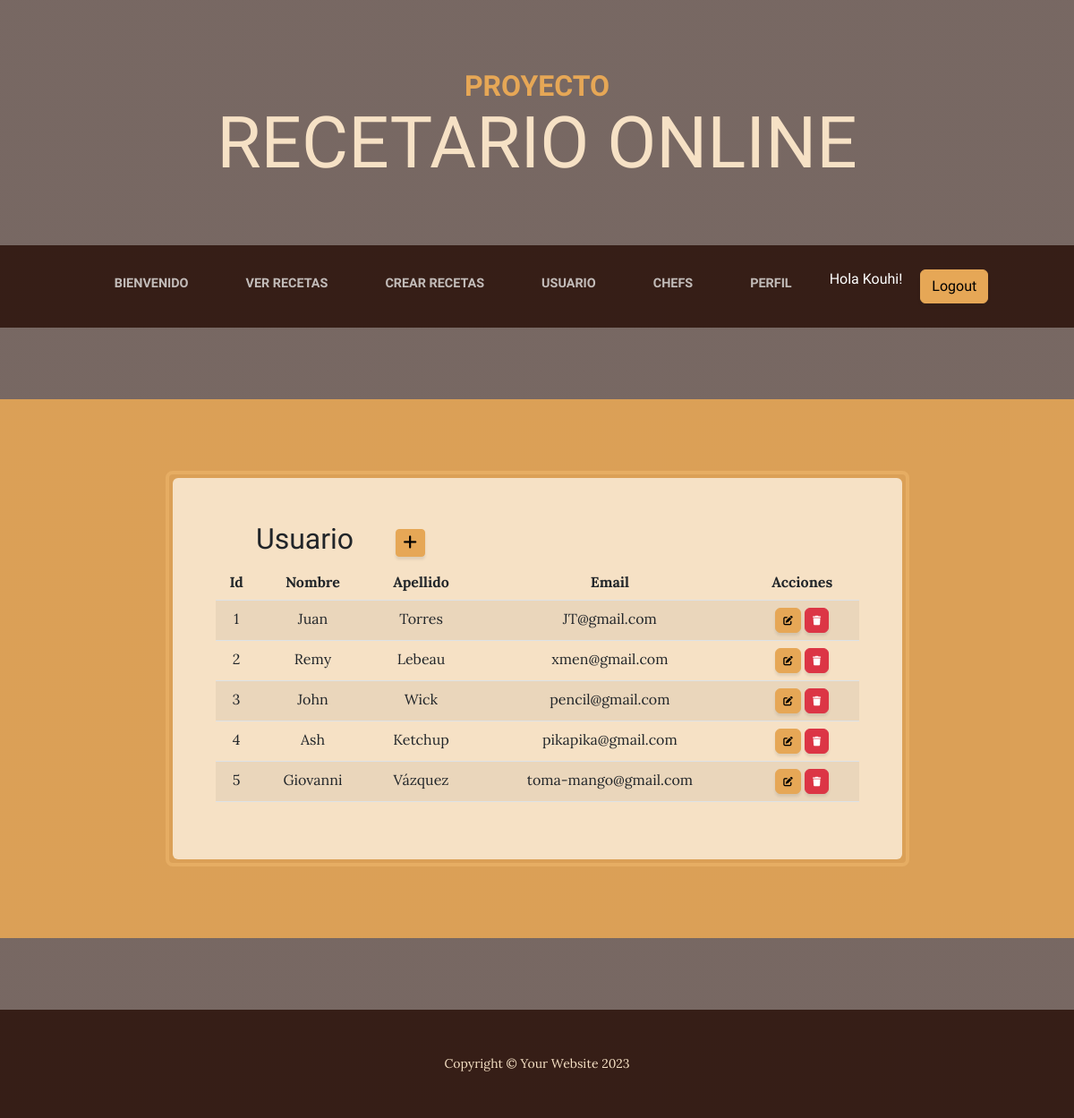
The app's page /aplicacion/usuario/ (signed in), older data.
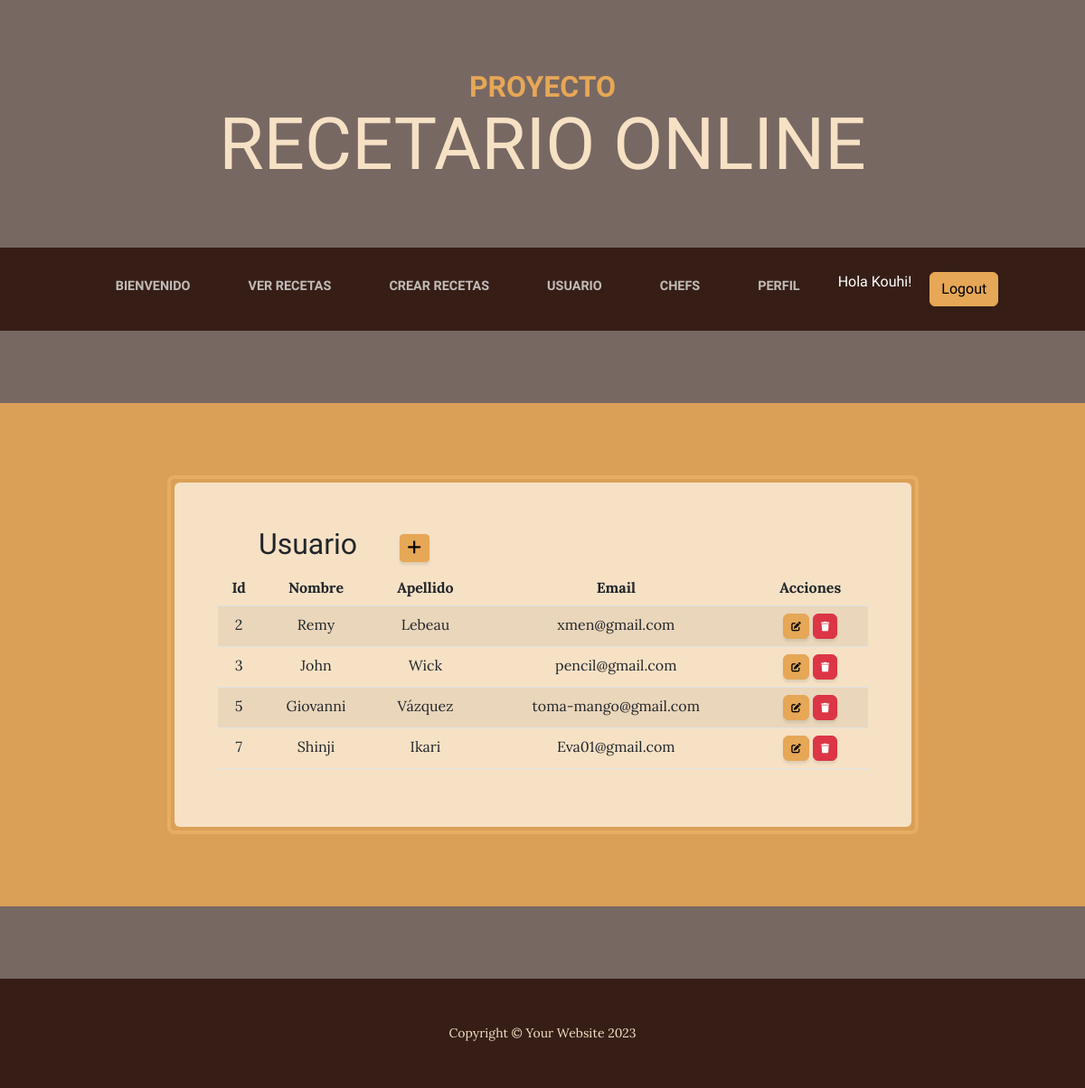
The same page, newer data.
### aplicacion/models.py (models this page shows, shortened)
class Usuario(models.Model):
    nombre = models.CharField(max_length=50)
    apellido = models.CharField(max_length=50)
    email = models.EmailField()

### aplicacion/views.py (the view)
# urls.py: path('usuario/', UsuariosList.as_view(), name="usuario"),
class UsuariosList(LoginRequiredMixin, ListView):
    model = Usuario

### aplicacion/templates/aplicacion/usuario_list.html (shortened to what this page needs)
{% extends 'aplicacion/home3.html' %}
{%block usuers%}
<table>
    <tr>
        <td width="200"><h2>Usuario</h2></td>
        <td>
            <a
            href="{% url 'registro' %}"
            class="btn btn-primary btn-sm"
            >
            </a>
        </td>
    </tr>
</table>
    <table class="table table-striped">
        <thead>
            <tr>
                <th>Id</th>
                <th>Nombre</th>
                <th>Apellido</th>
                <th>Email</th>
                <th>Acciones</th>
            </tr>
        </thead>
        <tbody>
            {% for y in usuario_list %}
                    <tr>
                        <td>{{ y.id }}</td>
                        <td>{{ y.nombre }}</td>
                        <td>{{ y.apellido }}</td>
                        <td>{{ y.email }}</td>
                        <td>
                            <a
                              href="{% url 'usuario_edit' y.id %}"
                              class="btn btn-primary"
                              style="--bs-btn-padding-y: .25rem; --bs-btn-padding-x: .5rem; --bs-btn-font-size: .75rem;"
                              >
                            </a>
                            <a
                              href="{% url 'usuario_delete' y.id %}"
                              class="btn btn-danger"
                              style="--bs-btn-padding-y: .25rem; --bs-btn-padding-x: .5rem; --bs-btn-font-size: .75rem;"
                              >
                            </a>
                          </td>
                    </tr>
            {% endfor %}
        </tbody>
    </table>
{%endblock usuers%}

### aplicacion/templates/aplicacion/home3.html (shortened to what this page needs)
<!DOCTYPE html>
<html lang="en">
    {% load static %}
    <head>
        <link href="{% static 'css/styles.css' %}" rel="stylesheet" />
        <link rel="stylesheet" href="https://cdnjs.cloudflare.com/ajax/libs/font-awesome/6.4.0/css/all.min.css">
    </head>
    <body>
        <header>
            <h1 class="site-heading text-center text-faded d-none d-lg-block">
                <span class="site-heading-upper text-primary mb-3">Proyecto</span>
                <span class="site-heading-lower">Recetario Online</span>
            </h1>
        </header>
        {% if user.is_authenticated %}
        <nav class="navbar navbar-expand-lg navbar-dark py-lg-4" id="mainNav">
            <div class="container">
                <div class="collapse navbar-collapse" id="navbarSupportedContent">
                    <ul class="navbar-nav mx-auto">
                        <ul class="navbar-nav mx-auto">
                            <li class="nav-item px-lg-4"><a class="nav-link text-uppercase" href="{% url 'bienvenido' %}">Bienvenido</a></li>
                            <li class="nav-item px-lg-4"><a class="nav-link text-uppercase" href="{% url 'ver_recetas' %}">Ver Recetas</a></li>
                            <li class="nav-item px-lg-4"><a class="nav-link text-uppercase" href="{% url 'crear_recetas' %}">Crear Recetas</a></li>
                            <li class="nav-item px-lg-4"><a class="nav-link text-uppercase" href="{% url 'usuario' %}">Usuario</a></li>
                            <li class="nav-item px-lg-4"><a class="nav-link text-uppercase" href="{% url 'chefs' %}">Chefs</a></li>
                            <li class="nav-item px-lg-4"><a class="nav-link text-uppercase" href="{% url 'edit_perfil' %}">Perfil</a></li>
                            <div class="navbar-nav ml-auto" style="display: flex; align-items: center;">
                                <p style="color: white; margin-left: 10px; margin-right: 10px;">Hola {{ user.username }}!</p>
                                <a class="btn btn-primary logout-link" href="{% url 'logout' %}" style="margin-left: 10px;">Logout</a>
                            </div>
                        </ul>
                    </ul>
                </div>
            </div>
        </nav>
        {% endif %}
        <section class="page-section cta">
            <div class="container">
                <div class="row">
                    <div class="col-xl-9 mx-auto">
                        <div class="cta-inner bg-faded text-center rounded">
                                {%block usuers%}
                                {%endblock usuers%}
                        </div>
                    </div>
                </div>
            </div>
        </section>
        <footer class="footer text-faded text-center py-5">
            <div class="container"><p class="m-0 small">Copyright &copy; Your Website 2023</p></div>
        </footer>
    </body>
</html>

Row changes from the older to the newer data that the page shows:
removed Usuario: id "1", nombre "Juan", apellido "Torres", email "JT@gmail.com"
removed Usuario: id "4", nombre "Ash", apellido "Ketchup", email "pikapika@gmail.com"
added Usuario: id "7", nombre "Shinji", apellido "Ikari", email "Eva01@gmail.com"
